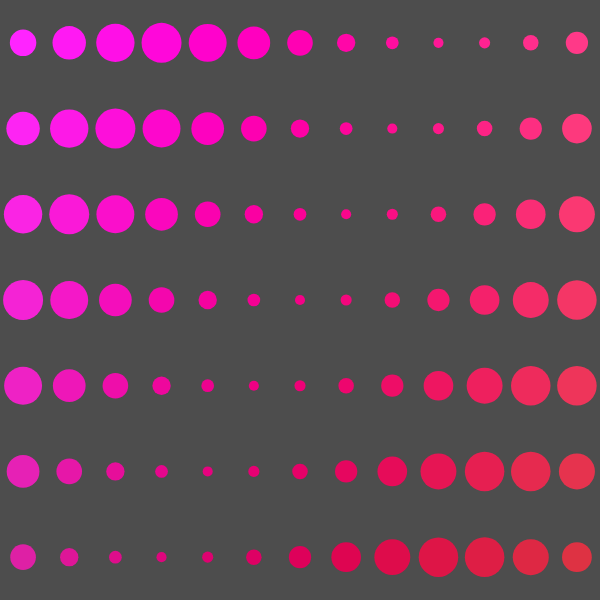
Frame 1 (no input)
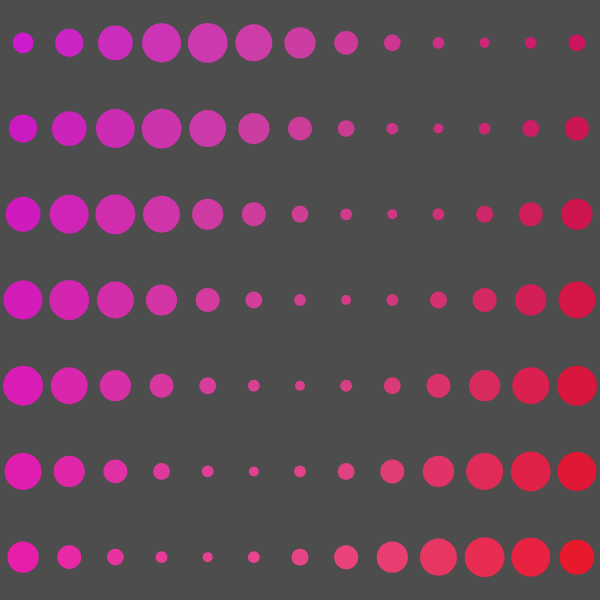
Frame 60 (no input)
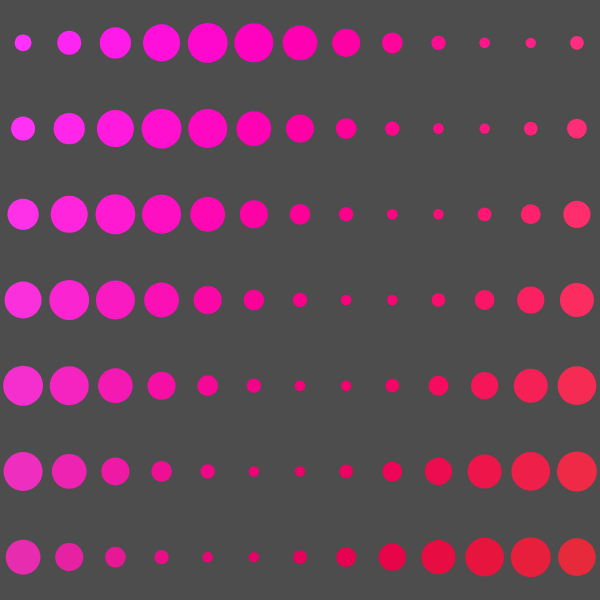
Frame 120 (the mouse pressed at the canvas centre since frame 60)

The p5.js sketch that drew these frames (run headless with seeded random() and noise() and a simulated clock; from frame 60 on, the mouse is pressed at the canvas centre):

// p5.js sketch
// ── sketch.js
function setup() {
  createCanvas(600, 600);
  noStroke();
  colorMode(HSB, 360, 100, 100); // Move colorMode here
}

function draw() {
  background(30);
  let cols = 13; // Number of columns
  let rows = 7; // Number of rows
  let cellWidth = width / cols;
  let cellHeight = height / rows;

  for (let x = 0; x < cols; x++) {
    for (let y = 0; y < rows; y++) {
      let centerX = x * cellWidth + cellWidth / 2;
      let centerY = y * cellHeight + cellHeight / 2;

      let size = map(sin(frameCount * 0.1 + x * 0.5 + y * 0.5), -1, 1, 10, 40);
      let hue = map(x + y, 0, cols + rows, 300, 360); // Pink hues
      let saturation = map(sin(frameCount * 0.05 + x * 0.3), -1, 1, 70, 100); // Dynamic saturation
      let brightness = map(cos(frameCount * 0.05 + y * 0.3), -1, 1, 80, 100); // Dynamic brightness

      fill(hue, saturation, brightness);
      ellipse(centerX, centerY, size, size);
    }
  }
}
